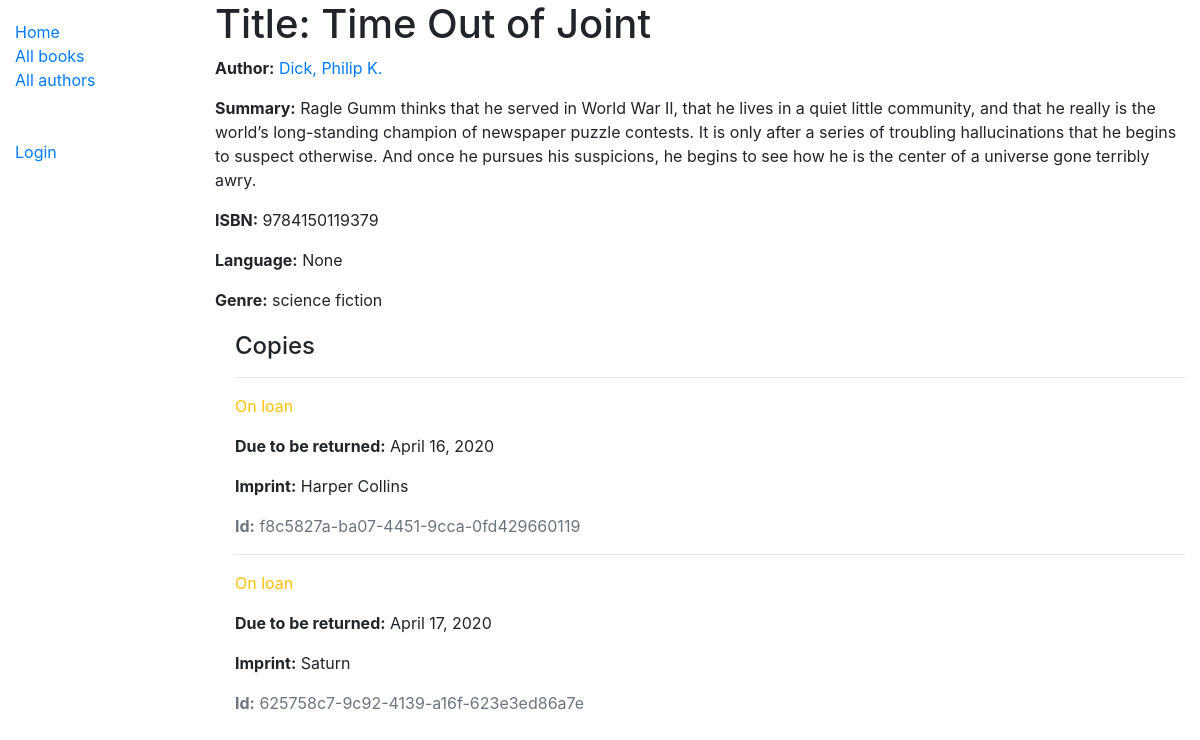
/catalog/book/2, run on the app's committed database.
### catalog/models.py (models this page shows, shortened)
class Book(models.Model):
    title = models.CharField(max_length=200)
    author = models.ForeignKey('Author', on_delete=models.SET_NULL, null=True)
    summary = models.TextField(max_length=1000, help_text='Enter a brief description of the book')
    isbn = models.CharField('ISBN', max_length=13, help_text='13 Character <a href="https://www.isbn-international.org/content/what-isbn">ISBN number</a>')
    genre = models.ManyToManyField(Genre, help_text='Select a genre for this book')
    def display_genre(self):
        """Create a string for the Genre. This is required to display genre in Admin."""
        return ', '.join(genre.name for genre in self.genre.all()[:3])
    display_genre.short_description = 'Genre'
    language = models.ForeignKey(Language, on_delete=models.SET_NULL, null=True, help_text='Select a language for this book')
    def display_language(self):
        return language.name
    display_language.short_description = 'Language'

class Author(models.Model):
    first_name = models.CharField(max_length=100)
    last_name = models.CharField(max_length=100)
    date_of_birth = models.DateField(null=True, blank=True)
    date_of_death = models.DateField('Died', null=True, blank=True)
    class Meta:
        ordering = ['last_name', 'first_name']
    def __str__(self):
        return f'{self.last_name}, {self.first_name}'

class Genre(models.Model):
    name = models.CharField(max_length=200, help_text='Enter a book genre (e.g. Science Fiction)')
    def __str__(self):
        return self.name

class BookInstance(models.Model):
    id = models.UUIDField(primary_key=True, default=uuid.uuid4, help_text='Unique ID for this particular book across whole library')
    book = models.ForeignKey('Book', on_delete=models.SET_NULL, null=True)
    imprint = models.CharField(max_length=200)
    due_back = models.DateField(null=True, blank=True)
    borrower = models.ForeignKey(User, on_delete=models.SET_NULL, null=True, blank=True)
    LOAN_STATUS = (
        ('m', 'Maintenance'),
        ('o', 'On loan'),
        ('a', 'Available'),
        ('r', 'Reserved'),
    )
    status = models.CharField(
        max_length=1,
        choices=LOAN_STATUS,
        blank=True,
        default='m',
        help_text='Book availability',
    )
    class Meta:
        ordering = ['due_back']
        permissions = (("can_mark_returned", "Set book as returned"),)

### catalog/views.py (the view)
# urls.py: path('book/<int:pk>', views.BookDetailView.as_view(), name='book-detail'),
class BookDetailView(generic.DetailView):
    model = Book

### catalog/templates/catalog/book_detail.html
{% extends "base_generic.html" %}
{% block content %}
  <h1>Title: {{ book.title }}</h1>
  <p><strong>Author:</strong> <a href="../author/{{book.author.id}}">{{ book.author }}</a></p>
  <p><strong>Summary:</strong> {{ book.summary }}</p>
  <p><strong>ISBN:</strong> {{ book.isbn }}</p>
  <p><strong>Language:</strong> {{ book.language }}</p>
  <p><strong>Genre:</strong> {{ book.genre.all|join:", " }}</p>
  <div style="margin-left:20px;margin-top:20px">
    <h4>Copies</h4>
    {% for copy in book.bookinstance_set.all %}
      <hr>
      <p class="{% if copy.status == 'a' %}text-success{% elif copy.status == 'm' %}text-danger{% else %}text-warning{% endif %}">
        {{ copy.get_status_display }}
      </p>
      {% if copy.status != 'a' %}
        <p><strong>Due to be returned:</strong> {{ copy.due_back }}
        {% if perms.catalog.can_mark_returned %}<a href="{% url 'renew-book-librarian' copy.id %}">Renew</a>{% endif %}</p>
      {% endif %}
      <p><strong>Imprint:</strong> {{ copy.imprint }}</p>
      <p class="text-muted"><strong>Id:</strong> {{ copy.id }}</p>
    {% endfor %}
  </div>
{% endblock %}

### data on the page
Book: title "Time Out of Joint", author "Dick, Philip K.", summary "Ragle Gumm thinks that he served in World War II, that he lives in a quiet little community, and that he really is the world’s long-standing champion of newspaper puzzle contests. It is only after a series of troubling hallucinations that he begins to suspect otherwise. And once he pursues his suspicions, he begins to see how he is the center of a universe gone terribly awry.", isbn "9784150119379", language "None", genre.all "science fiction"
BookInstance: status "On loan", due_back "April 16, 2020", imprint "Harper Collins", id "f8c5827a-ba07-4451-9cca-0fd429660119"
BookInstance: status "On loan", due_back "April 17, 2020", imprint "Saturn", id "625758c7-9c92-4139-a16f-623e3ed86a7e"
